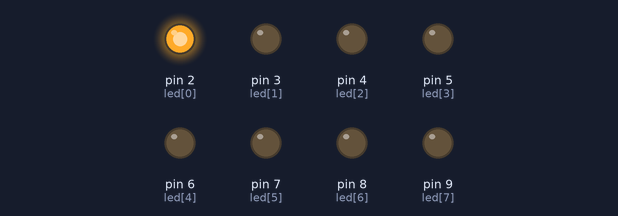
Bench run of a sketch on a simulated Arduino Uno, built with avr-gcc and run on an emulated ATmega328P. Parts: output pins drawn as LEDs (lit = HIGH).

Above: at 0.1 s.
At 1.0 s:
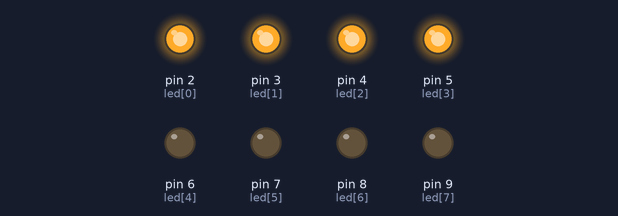
At 1.9 s:
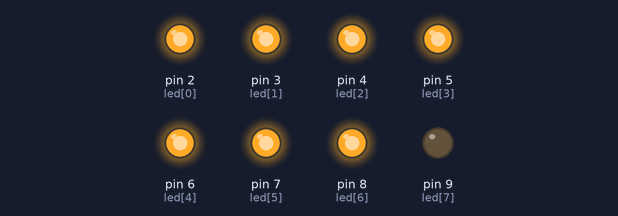
At 2.6 s:
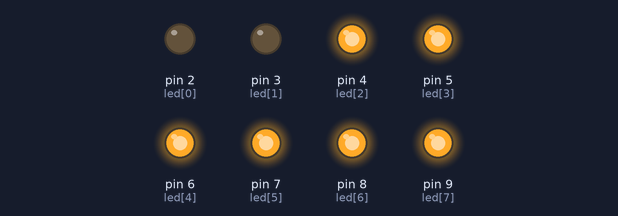
At 3.5 s:
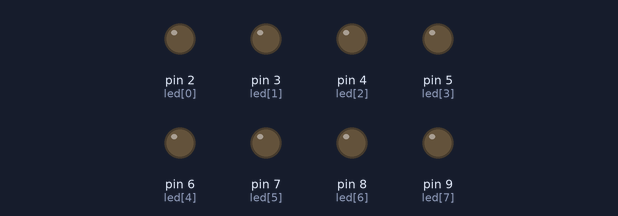
At 5.7 s:
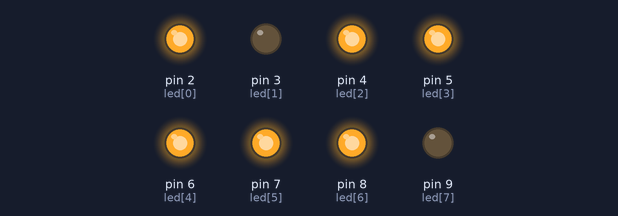
Timing chart, 0 to 7.2 s (numbered marks = the images above):
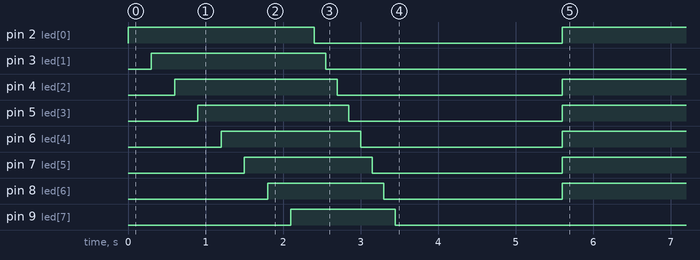

Measured:
- by itself, pin 2 (led[0]): HIGH → LOW at 2.4 s, → HIGH 3.2 s later
- by itself, pin 4 (led[2]): HIGH → LOW at 2.7 s, → HIGH 2.9 s later
- by itself, pin 5 (led[3]): HIGH → LOW at 2.9 s, → HIGH 2.8 s later
- by itself, pin 6 (led[4]): HIGH → LOW at 3.0 s, → HIGH 2.6 s later
- by itself, pin 7 (led[5]): HIGH → LOW at 3.2 s, → HIGH 2.5 s later
- by itself, pin 8 (led[6]): HIGH → LOW at 3.3 s, → HIGH 2.3 s later

The sketch:

Afficheur_7_segments_Calcul.ino
```cpp
/****** PLAISIR ARDUINO *****/

/*Utilisation d'un afficheur sept segments.
  Programme Afficheur_7_segments_Calcul.

   Matériels:
  - Carte Arduino UNO => http://www.arduino.cc/en/Main/ArduinoBoardUno
  - Afficheur 5101AS. => http://www.datasheets360.com/pdf/-5896711825166489141
  - Resistances 220 ohms et filerie de branchements.

  ---Branchements--- (o)Point de connection/ (--)Fil de connection
  o Led A  7o----o resistance 220 o-----o2 Arduino.
  |
  o Led B  6o----o resistance 220 o-----o3 Arduino.
  |
  o Led C  4o----o resistance 220 o-----o4 Arduino.
  |
  o Led D  2o----o resistance 220 o-----o5 Arduino.
  |
  o Led E  1o----o resistance 220 o-----o6 Arduino.
  |
  o Led F  9o----o resistance 220 o-----o7 Arduino.
  |
  o Led G 10o----o resistance 220 o-----o8 Arduino.
  |
  o Led DP 5o----o resistance 220 o-----o9 Arduino.
  |
  o Led GND 3o---o resistance 220 o-----oGND Arduino.
  |
  o Led GND 8o---o resistance 220 o-----oGND Arduino*/

/*Ici nous ne déclarerons pas de variables globales
  tout ce fait directement par la lecture des broches
  que nous avons pris soins de noter ci dessus.

  Nous déclarerons un tableau globale
  contenant les valeurs de broches utiles.*/

int led[8] = {2, 3, 4, 5, 6, 7, 8, 9}; //Tableau contenant les broches des leds.

void setup() {
  //Configuration des broches utiles.
  for (int i = 0; i < 8; i++) { //Mise en place de la boucle
    pinMode(led[i], OUTPUT);//Configuration une à une des broches en sorties.
  }//fin de for.

  //Test de la configuration et du montage.
  for (int i = 0; i < 8; i++) {//Mise en place de la boucle.
    digitalWrite(led[i], HIGH);//Allumage un à un de segments.
    delay(300);//Vitesse d'allumage
  }//fin de for.

  for (int i = 0; i < 8; i++) {//Mise en place de la boucle.
    digitalWrite(led[i], LOW);//Extinction un à un des segment.
    delay(150);//Vitesse d'extinction.
  }//fin de for.

  delay(2000);//Attente.--*/
}//Fin de setup.

void loop() {
  /*Déclaration d'un tableau bidimensionnelle de zéro à neuf avec le DP
    puis une ligne d'extinction générale */
  bool num [12] [8] = { /*Ce tableau nous donnes l'état que doit
  avoir chaque leds allumé ou éteinte, un ou zéro.*/
  {1, 1, 1, 1, 1, 1, 0, 0}, //0
  {0, 1, 1, 0, 0, 0, 0, 0}, //1
  {1, 1, 0, 1, 1, 0, 1, 0}, //2
  {1, 1, 1, 1, 0, 0, 1, 0}, //3
  {0, 1, 1, 0, 0, 1, 1, 0}, //4
  {1, 0, 1, 1, 0, 1, 1, 0}, //5
  {1, 0, 1, 1, 1, 1, 1, 0}, //6
  {1, 1, 1, 0, 0, 0, 0, 0}, //7
  {1, 1, 1, 1, 1, 1, 1, 0}, //8
  {1, 1, 1, 1, 0, 1, 1, 0}, //9
  {0, 0, 0, 0, 0, 0, 0, 1}, //DP
  {0, 0, 0, 0, 0, 0, 0, 0}  //***
                      };//Fin du tableau.

  //Variable local utile.
  int var1 = 1; //Variable utile au données de calcul.
  int var2 = 5; //Variable utile au données de calcul.
  unsigned int resultat; //Variable utile au résultat du calcul.

  //Notre calcul.
  resultat = var1 + var2; //Addition des variables.
  //Conditionnement des valeur de resultat sous le chifre 10.
  if (resultat > 9) {
    resultat = 11;//Appel de la ligne d'extinction général.
  }

  //Boucle d'incrémentation des données de ligne du tableau num et led.
  for (int i = 0; i < 8; i++) {
    /*Allumage ou extinction des leds en fonction des données du tableau.
        Chaque données de la ligne actuelle est interrogé pour savoir
        quelle est l'action à exécuter à la leds
        HIGH=Allumage : LOW=Extinction*/
    digitalWrite (led[i], (num[resultat][i] == 1) ?  HIGH : LOW );
  }//fin de la 2nd boucle.
  delay(800);
}//Fin de loop.
```
